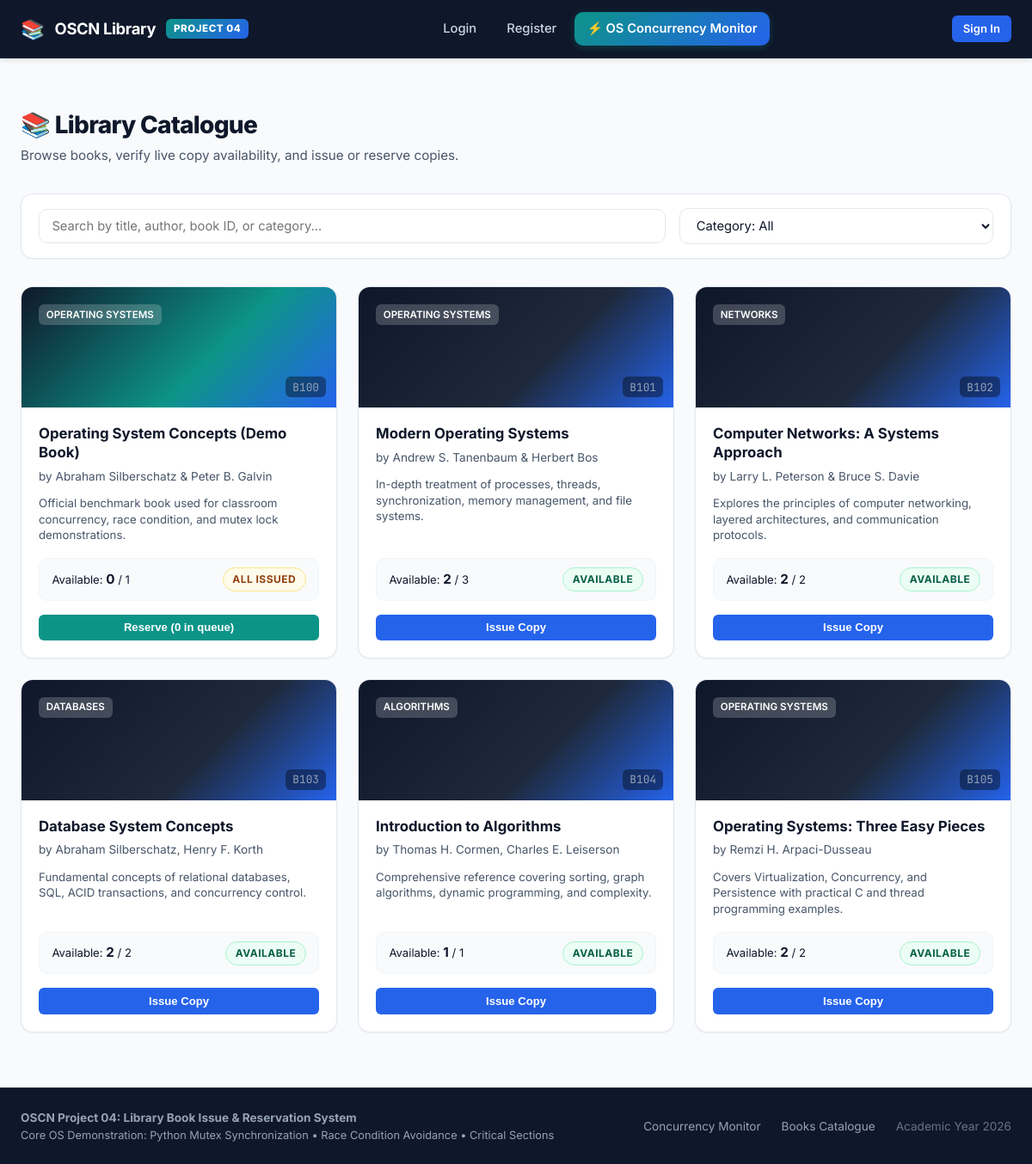
/books, run on the app's committed database.
### tables this page shows
CREATE TABLE books (
        book_id TEXT PRIMARY KEY,
        title TEXT NOT NULL,
        author TEXT NOT NULL,
        category TEXT NOT NULL,
        description TEXT,
        cover_image TEXT
    );

### app.py (the view)
@app.route('/books')
def books_catalogue():
    query = request.args.get('q', '').strip()
    category = request.args.get('category', 'all').strip()
    books = models.get_all_books(search_query=query, category=category)
    categories = ["All", "Operating Systems", "Networks", "Databases", "Algorithms"]
    if request.is_json or request.path.startswith('/api/'):
        return jsonify({"success": True, "books": [dict(b) for b in books]})
    return render_template(
        'books.html',
        books=books,
        search_query=query,
        selected_category=category,
        categories=categories
    )

### app.py (called while the page is built, shortened)
@app.context_processor
def inject_user_context():
    user_info = None
    return {
        "current_user": user_info,
        "now_year": datetime.now().year
    }

### database.py (called while the page is built)
def get_db_connection():
    conn = sqlite3.connect(DB_PATH, timeout=20.0)
    conn.row_factory = sqlite3.Row
    conn.execute("PRAGMA foreign_keys = ON;")
    return conn

### templates/books.html (shortened to what this page needs)
{% extends "base.html" %}
{% block content %}
<div class="page-header">
    <div>
        <h1 class="page-title">
            <span>📚 Library Catalogue</span>
        </h1>
        <p class="page-subtitle">Browse books, verify live copy availability, and issue or reserve copies.</p>
    </div>
</div>
<div class="card" style="margin-bottom: 2rem;">
    <div class="card-body" style="padding: 1rem 1.25rem;">
        <div style="display: flex; gap: 1rem; flex-wrap: wrap; align-items: center;">
            <div style="flex: 2; min-width: 260px;">
                <input type="text" id="bookSearchInput" class="form-control" placeholder="Search by title, author, book ID, or category..." value="{{ search_query }}">
            </div>
            <div style="flex: 1; min-width: 180px;">
                <select id="categoryFilter" class="form-control">
                    {% for cat in categories %}
                        <option value="{{ cat }}" {% if selected_category == cat %}selected{% endif %}>
                            Category: {{ cat }}
                        </option>
                    {% endfor %}
                </select>
            </div>
        </div>
    </div>
</div>
<div class="books-grid" id="booksGridContainer">
    {% for book in books %}
        <div class="book-card">
            <div class="book-card-top {% if book.book_id == 'B100' %}demo-book-banner{% endif %}">
                <span class="book-category-tag">{{ book.category }}</span>
                <span class="book-id-badge">{{ book.book_id }}</span>
            </div>
            <div class="book-card-body">
                <h3 class="book-title">{{ book.title }}</h3>
                <p class="book-author">by {{ book.author }}</p>
                <p class="book-description">{{ book.description or 'Standard library reference textbook.' }}</p>
                <div class="book-availability-bar">
                    <div class="copies-stat">
                        <span>Available: <strong>{{ book.available_copies or 0 }}</strong> / {{ book.total_copies or 0 }}</span>
                    </div>
                    <span class="badge {% if (book.available_copies or 0) > 0 %}badge-available{% else %}badge-issued{% endif %}">
                        {% if (book.available_copies or 0) > 0 %}AVAILABLE{% else %}ALL ISSUED{% endif %}
                    </span>
                </div>
                <div class="book-card-actions">
                    {% if (book.available_copies or 0) > 0 %}
                        <form action="{{ url_for('issue_action') }}" method="POST" style="flex: 1;">
                            <button type="submit" class="btn btn-primary btn-sm" style="width: 100%;">
                                Issue Copy
                            </button>
                        </form>
                    {% else %}
                        <form action="{{ url_for('reserve_action') }}" method="POST" style="flex: 1;">
                            <button type="submit" class="btn btn-teal btn-sm" style="width: 100%;">
                                Reserve ({{ book.waiting_reservations or 0 }} in queue)
                            </button>
                        </form>
                    {% endif %}
                </div>
            </div>
        </div>
    {% endfor %}
</div>
{% endblock %}

### data on the page
books: category "OPERATING SYSTEMS", book_id "B100", title "Operating System Concepts (Demo Book)", author "Abraham Silberschatz & Peter B. Galvin", description "Official benchmark book used for classroom concurrency, race condition, and mutex lock demonstrations.", available_copies "0", total_copies "1", shows "ALL ISSUED", waiting_reservations "0"
books: category "OPERATING SYSTEMS", book_id "B101", title "Modern Operating Systems", author "Andrew S. Tanenbaum & Herbert Bos", description "In-depth treatment of processes, threads, synchronization, memory management, and file systems.", available_copies "2", total_copies "3", shows "AVAILABLE"
books: category "NETWORKS", book_id "B102", title "Computer Networks: A Systems Approach", author "Larry L. Peterson & Bruce S. Davie", description "Explores the principles of computer networking, layered architectures, and communication protocols.", available_copies "2", total_copies "2", shows "AVAILABLE"
books: category "DATABASES", book_id "B103", title "Database System Concepts", author "Abraham Silberschatz, Henry F. Korth", description "Fundamental concepts of relational databases, SQL, ACID transactions, and concurrency control.", available_copies "2", total_copies "2", shows "AVAILABLE"
books: category "ALGORITHMS", book_id "B104", title "Introduction to Algorithms", author "Thomas H. Cormen, Charles E. Leiserson", description "Comprehensive reference covering sorting, graph algorithms, dynamic programming, and complexity.", available_copies "1", total_copies "1", shows "AVAILABLE"
books: category "OPERATING SYSTEMS", book_id "B105", title "Operating Systems: Three Easy Pieces", author "Remzi H. Arpaci-Dusseau", description "Covers Virtualization, Concurrency, and Persistence with practical C and thread programming examples.", available_copies "2", total_copies "2", shows "AVAILABLE"
